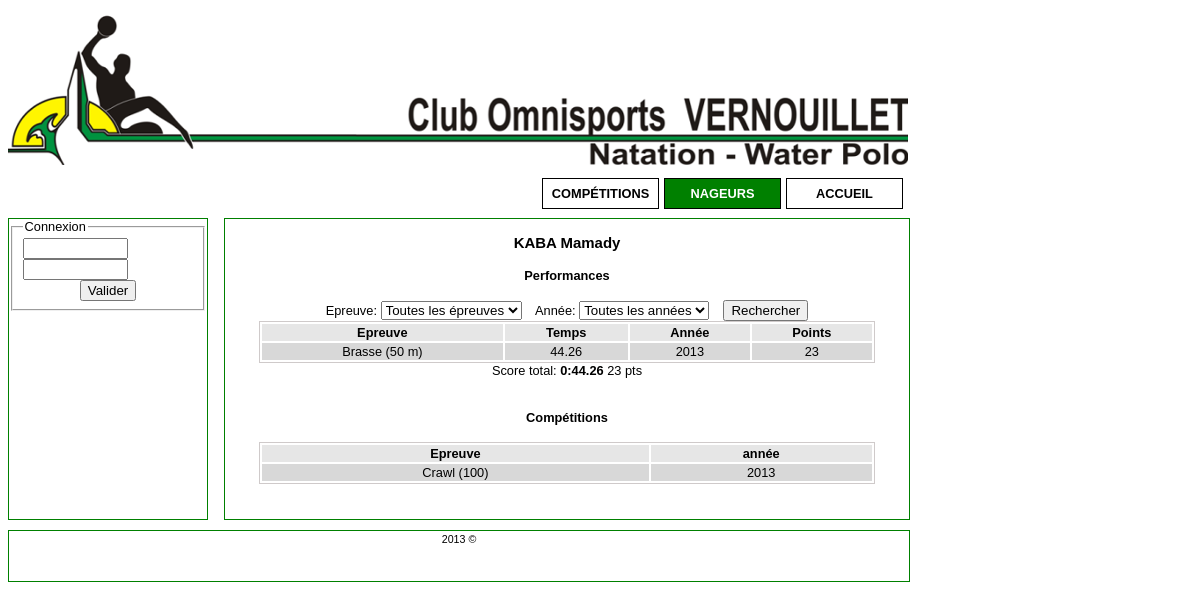
The app's page /nageurs.php?id=2 with its own data.
### tables this page shows
CREATE TABLE IF NOT EXISTS `nageur` (
  `idnageur` int(11) NOT NULL AUTO_INCREMENT,
  `nom` varchar(45) NOT NULL,
  `prenom` varchar(45) NOT NULL,
  `date_de_naissance` date NOT NULL,
  `sexe` varchar(45) NOT NULL,
  `idcategorie` int(11) NOT NULL,
  PRIMARY KEY (`idnageur`),
  KEY `idcategorie` (`idcategorie`)
);

CREATE TABLE IF NOT EXISTS `performance` (
  `idperformance` int(11) NOT NULL AUTO_INCREMENT,
  `points` int(11) DEFAULT NULL,
  `temps` varchar(45) NOT NULL,
  `idnageur` int(11) NOT NULL,
  `idepreuve` int(11) NOT NULL,
  `annee` int(11) NOT NULL,
  PRIMARY KEY (`idperformance`),
  KEY `fk_performance_nageur1_idx` (`idnageur`),
  KEY `fk_performance_epreuve1_idx` (`idepreuve`)
);

CREATE TABLE IF NOT EXISTS `type_de_nage` (
  `idtype_de_nage` int(11) NOT NULL AUTO_INCREMENT,
  `type` varchar(45) NOT NULL,
  PRIMARY KEY (`idtype_de_nage`)
);

CREATE TABLE IF NOT EXISTS `epreuve` (
  `idepreuve` int(11) NOT NULL AUTO_INCREMENT,
  `idtype_de_nage` int(11) NOT NULL,
  `distance` int(11) NOT NULL,
  PRIMARY KEY (`idepreuve`),
  KEY `fk_epreuve_type_de_nage_idx` (`idtype_de_nage`)
);

CREATE TABLE IF NOT EXISTS `competition` (
  `idcompetition` int(11) NOT NULL AUTO_INCREMENT,
  `annee` int(11) NOT NULL,
  `idnageur` int(11) NOT NULL,
  `idepreuve` int(11) NOT NULL,
  PRIMARY KEY (`idcompetition`),
  KEY `fk_competition_nageur1_idx` (`idnageur`),
  KEY `fk_competition_epreuve1_idx` (`idepreuve`)
);

### model/class.nageur.php (called while the page is built, shortened)
<?php
class nageur {
    private static $table = 'nageur';
    private static $cle_primaire = 'idnageur';
    public static function rechercherParId($id_nageur) {
        $res = mysql_query("SELECT * FROM `" . self::$table . "` WHERE `" . self::$cle_primaire . "` =  '$id_nageur'") or die(mysql_error());
        if (mysql_num_rows($res) != 0) {
            return mysql_fetch_array($res);
        }
        return false;
    }
}

### model/class.performance.php (called while the page is built, shortened)
<?php
class performance {
    private static $table = 'performance';
    public static function rechercherParNageur($id_nageur) {
        $res = mysql_query("SELECT * FROM `".self::$table."` WHERE `idnageur` =  '$id_nageur'") or die(mysql_error());
        if (mysql_num_rows($res) != 0) {
            $performances = array();
            while (($ligne = mysql_fetch_array($res)) !== FALSE) {
                $performances[] = $ligne;
            }
            return $performances;
        }
        return false;
    }
}

### model/class.epreuve.php (called while the page is built, shortened)
<?php
class epreuve {
    private static $table = 'epreuve';
    private static $cle_primaire = 'idepreuve';
    public static function rechercherParId($id_epreuve) {
        $res = mysql_query("SELECT * FROM `".self::$table."` WHERE `".self::$cle_primaire."` =  '$id_epreuve'") or die(mysql_error());
        if (mysql_num_rows($res) != 0) {
            return mysql_fetch_array($res);
        }
        return false;
    }
}

### model/class.type_nage.php (called while the page is built, shortened)
<?php
class type_nage {
    private static $table = 'type_de_nage';
    private static $cle_primaire = 'idtype_de_nage';
    public static function rechercherParId($id_type_nage) {
        $res = mysql_query("SELECT * FROM `" . self::$table . "` WHERE `".self::$cle_primaire."` =  '$id_type_nage'") or die(mysql_error());
        if (mysql_num_rows($res) != 0) {
            return mysql_fetch_array($res);
        }
        return false;
    }
}

### model/class.competition.php (called while the page is built, shortened)
<?php
class competition {
    private static $table = 'competition';
    public static function rechercherParNageur($id_nageur) {
        $res = mysql_query("SELECT * FROM `".self::$table."` WHERE `idnageur` =  '$id_nageur'") or die(mysql_error());
        if (mysql_num_rows($res) != 0) {
            $competitions = array();
            while (($ligne = mysql_fetch_array($res)) !== FALSE) {
                $competitions[] = $ligne;
            }
            return $competitions;
        }
        return false;
    }
}

### nageurs.php (the view, shortened to what this page needs)
<?php include './entete.php' ?>
<div class="contenu">
    <?php
    include './model/class.nageur.php';
    if ($_GET) {
        $id_nageur = $_GET['id'];
        $nageur = nageur::rechercherParId($id_nageur);
        echo '<center><h3>' . html_entity_decode($nageur['nom']) . ' ' . html_entity_decode($nageur['prenom']) . '</h3></center>';
        include './model/class.performance.php';
        include 'model/class.epreuve.php';
        include 'model/class.type_nage.php';
        include 'model/class.competition.php';
        if ($_POST) {
            $id_type_nage = $_POST['idtype_de_nage'];
            $annee = $_POST['annee'];
            if ($id_type_nage === '' && $annee === '') {
                $performances = performance::rechercherParNageur($id_nageur);
            } else
            if ($id_type_nage === '' && $annee !== '') {
                $performances = performance::rechercherParNageurAnnee($id_nageur, $annee);
            } else
            if ($id_type_nage !== '' && $annee === '') {
                $epreuves = epreuve::rechercherParType($id_type_nage);
                $performances = array();
                if ($epreuves) {
                    foreach ($epreuves as $key => $epreuve) {
                        $performance = performance::rechercherParNageurEpreuve($id_nageur, $epreuve['idepreuve']);
                        if ($performance) {
                            $performances = array_merge($performances, $performance);
                        }
                    }
                }
            } else {
                $epreuves = epreuve::rechercherParType($id_type_nage);
                $performances = array();
                if ($epreuves) {
                    foreach ($epreuves as $key => $epreuve) {
                        $performance = performance::rechercherParNageurEpreveuveAnnee($id_nageur, $epreuve['idepreuve'], $annee);
                        if ($performance) {
                            $performances = array_merge($performances, $performance);
                        }
                    }
                }
            }
        } else {
            $performances = performance::rechercherParNageur($id_nageur);
        }
        ?>
        <center>
            <div id="afficheur">
                <h4>Performances</h4>
                <form method="post">
                    Epreuve: <select name="idtype_de_nage">
                        <option value="">Toutes les &eacute;preuves</option>
                    </select>
                    &nbsp;&nbsp;
                    Ann&eacute;e: <select name="annee">
                        <option value="">Toutes les ann&eacute;es</option>
                    </select>
                    <input type="submit" value="Rechercher">
                </form>
                <table>
                    <tr>
                        <th>Epreuve</th>
                        <th>Temps</th>
                        <th>Ann&eacute;e</th>
                        <th>Points</th>
                    </tr>
                    <?php
                    $minute = $seconde = $centieme = $points = 0;
                    if ($performances) {
                        $style = "lignePaire";
                        foreach ($performances as $key => $performance) {
                            if ($key % 2 == 0) {
                                $style = "lignePaire";
                            } else {
                                $style = "ligneImpaire";
                            }
                            $epreuve = epreuve::rechercherParId($performance['idepreuve']);
                            $type_nage = type_nage::rechercherParId($epreuve['idtype_de_nage']);
                            ?>
                            <tr id="<?= $style ?>">
                                <td align="center"><?= html_entity_decode($type_nage['type']) . ' (' . $epreuve['distance'] . ' m)' ?> </td>
                                <td align="center"><?= $performance['temps'] ?> </td>
                                <td align="center"><?= $performance['annee'] ?> </td>
                                <td align="center"><?= $performance['points'] ?> </td>
                            </tr>
                            <?php
                            $points += intval($performance['points']);
                            $explode = explode(':', $performance['temps']);
                            if (count($explode) == 2) {
                                $minute += intval($explode[0]);
                                $explode2 = explode('.', $explode[1]);
                                $seconde += intval($explode2[0]);
                                if ($seconde >= 60) {
                                    $reste = $seconde - 60;
                                    $minute += 1;
                                    $seconde = $reste;
                                }
                                $centieme += intval($explode2[1]);
                                if ($centieme >= 100) {
                                    $reste = $centieme - 100;
                                    $seconde += 1;
                                    $centieme = $reste;
                                }
                            } else {
                                $explode = explode('.', $performance['temps']);
                                $seconde += intval($explode[0]);
                                $centieme += intval($explode[1]);
                            }
                        }
                    }
                    ?>
                </table>
                <?php
                echo "<div>Score total:<b> $minute:$seconde.$centieme </b>$points pts</div>";
                ?>
                <?php
                $competitions = competition::rechercherParNageur($id_nageur);
                ?>
                <br>
                <h4>Comp&eacute;titions</h4>
                <table>
                    <tr>
                        <th>Epreuve</th>
                        <th>ann&eacute;e</th>
                    </tr>
                    <?php
                    if ($competitions) {
                        foreach ($competitions as $key => $competition) {
                            if ($key % 2 == 0) {
                                $style = "lignePaire";
                            } else {
                                $style = "ligneImpaire";
                            }
                            $epreuve = epreuve::rechercherParId($competition['idepreuve']);
                            $type_nage = type_nage::rechercherParId($epreuve['idtype_de_nage']);
                            ?>
                            <tr id="<?= $style ?>">
                                <td align="center"><?= html_entity_decode($type_nage['type']) . ' (' . $epreuve['distance'] . ')' ?> </td>
                                <td align="center"><?= $competition['annee'] ?> </td>
                            </tr>
                            <?php
                        }
                    }
                    ?>
                </table>
            </div>
        </center>
        <?php
    }
    ?>
</div>
<?php include './pied_de_page.php' ?>

### css/style.css (style rules this page uses)
body { font-family: arial,helvetica,sans-serif; }
.contenu { margin-top: 5px; width: 76%; border: solid 1px green; min-height: 300px; margin-left: 24%; }
#afficheur table { width: 90%; border:solid 1px #cfcaca ; }
#afficheur th { background-color: #E6E6E6; }
#lignePaire { background-color: #D8D8D8; }

### records on screen
nageur: nom "KABA", prenom "Mamady"
performance: type_de_nage.type "Brasse", idepreuve.distance "50", temps "44.26", annee "2013", points "23"
competition: type_de_nage.type "Crawl", idepreuve.distance "100", annee "2013"

### other values on screen
$minute "0"
$seconde "44"
$centieme "26"
$points "23"
